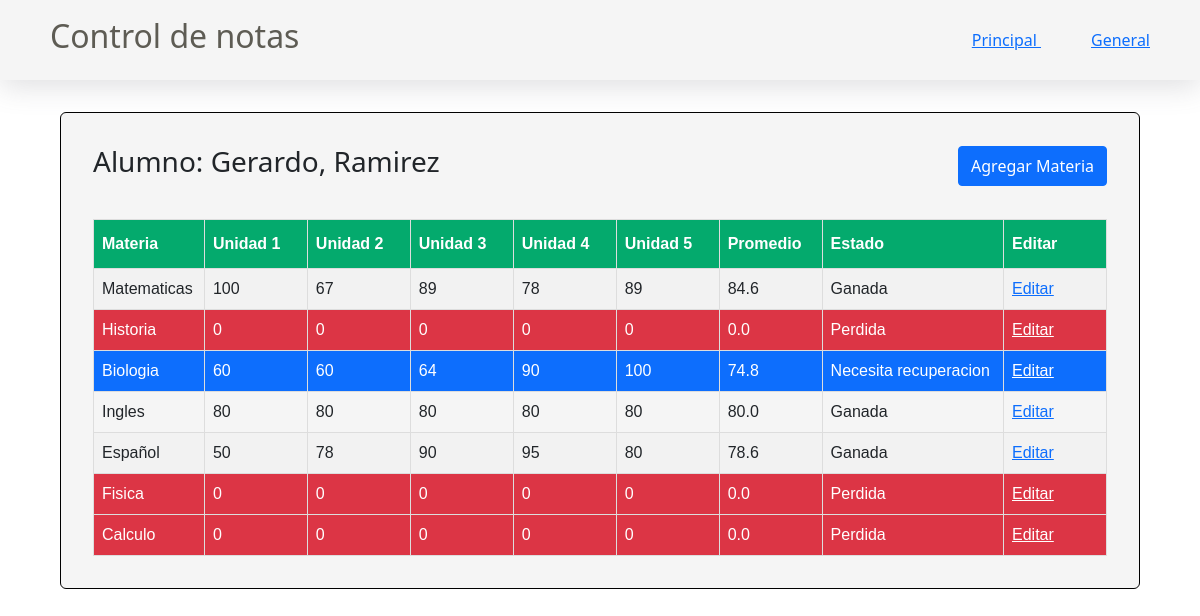
/notes/list/14, run on the app's committed database.
### notes/models.py (models this page shows, shortened)
class Alumno(models.Model):
    first_name = models.CharField(max_length=30)
    last_name = models.CharField(max_length=30)
    control_number = models.IntegerField(default=0)
    def __str__(self):
        return self.first_name + ', ' + self.last_name

class Materias(models.Model):
    MATEMATICAS = 'MT'
    FISICA = 'FS'
    BIOLOGIA = 'BL'
    CALCULO = 'CL'
    ESPANOL = 'ES'
    INGLES = 'EN'
    HISTORIA = 'HS'
    CLASES_TYPE_CHOICES = [
        (MATEMATICAS, 'Matematicas'),
        (FISICA, 'Fisica'),
        (BIOLOGIA, 'Biologia'),
        (CALCULO, 'Calculo'),
        (ESPANOL, 'Español'),
        (INGLES, 'Ingles'),
        (HISTORIA, 'Historia'),
    ]
    clase = models.CharField(max_length=200, choices=CLASES_TYPE_CHOICES, default=MATEMATICAS)
    u1 = models.IntegerField(default=0)
    u2 = models.IntegerField(default=0)
    u3 = models.IntegerField(default=0)
    u4 = models.IntegerField(default=0)
    u5 = models.IntegerField(default=0)
    alumno = models.ForeignKey(Alumno, on_delete=models.CASCADE)

### notes/views.py (the view)
# urls.py: path('', include('notes.urls')),
def notes(request,pk):
    print(f'Buscando datos de usuario con clave: { pk }')
    alumno = Alumno.objects.get(id=pk)
    materias = Materias.objects.all().filter(alumno=alumno)
    result = []
    for item in materias:
        promedio = (item.u1 + item.u2 + item.u3 + item.u4 + item.u5) / 5
        status = 'Necesita recuperacion'
        if promedio >= 75:
            status = 'Ganada'
        elif promedio < 55:
            status = 'Perdida'
        result.append({'clase' : clases[item.clase],'u1' : item.u1, 'u2' : item.u2, 'u3' : item.u3, 'u4' : item.u4, 'u5' : item.u5, 'promedio': promedio, 'status': status, 'id': item.id})
    context = Context({'materias': result, 'name': alumno, 'alumno_id': alumno.id})
    return render(request, 'notes/notes_list.html', context.flatten())

### notes/context_processors.py (called while the page is built)
def alumnos(request):
    alumnos = Alumno.objects.all()
    data = [{'name': alumno, 'id': alumno.id, 'control': alumno.control_number} for alumno in alumnos]
    print(data)
    return {'alumnos': data}

### notes/templates/notes/notes_list.html (shortened to what this page needs)
{% extends 'notes/base.html' %}
{% load static %}
{% block content %}
<div class="title-container">
    <h3>Alumno: {{ name }} </h3>
    <a href="{% url 'notesnew' alumno_id %}"><button class="btn btn-primary">Agregar Materia</button></a>
</div>
<div class='hide-scroll' style="width: 100%; overflow: scroll;">
<table id="printTable">
    <tr>
        <th style="min-width: 100px;">Materia</th>
        <th style="min-width: 100px;">Unidad 1</th>
        <th style="min-width: 100px;">Unidad 2</th>
        <th style="min-width: 100px;">Unidad 3</th>
        <th style="min-width: 100px;">Unidad 4</th>
        <th style="min-width: 100px;">Unidad 5</th>
        <th style="min-width: 100px;">Promedio</th>
        <th style="min-width: 100px;">Estado</th>
        <th style="min-width: 100px;">Editar</th>
    </tr>
    {% for materia in materias %}
        {% if materia.promedio < 55 %}
            <tr style="background-color: #dc3545; color: white;">
        {% elif materia.promedio >= 75%}
            <tr>
        {% else %}
            <tr style="background-color: #0d6efd; color: white;">
        {% endif %}
            <td>{{ materia.clase }}</td>
            <td>{{ materia.u1 }}</td>
            <td>{{ materia.u2 }}</td>
            <td>{{ materia.u3 }}</td>
            <td>{{ materia.u4 }}</td>
            <td>{{ materia.u5 }}</td>
            <td>{{ materia.promedio }}</td>
            <td>{{ materia.status }}</td>
            {% if materia.promedio >= 75 %}
                <td><a href="{% url 'notesedit' materia.id %}">Editar</a></td>
            {% else %}
                <td><a style="color:white;" href="{% url 'notesedit' materia.id %}">Editar</a></td>
            {% endif %}
        </tr>
    {% endfor %}
</table>
</div>
{% endblock %}

### cdn/static/css/style.css (style rules this page uses)
* { margin: 0; padding: 0; }
html { background-color: white; height: 100vh; width: 100vw; font-family: Arial, Helvetica, sans-serif; }
.title-container { display: flex; align-items: center; justify-content: space-between; width: 100%; }
.btn { height: 40px; padding: 5px; font-size: 15px; background-color: seagreen; border: 2px solid rgb(20, 61, 38); border-radius: 10px; color: white; min-width: 120px; }
#printTable { font-family: Arial, Helvetica, sans-serif; border-collapse: collapse; width: 100%; }
#printTable td, #printTable th { border: 1px solid #ddd; padding: 8px; }
#printTable tr:nth-child(even) { background-color: #f2f2f2; }
#printTable th { padding-top: 12px; padding-bottom: 12px; text-align: left; background-color: #04AA6D; color: white; }
.hide-scroll { -ms-overflow-style: none; scrollbar-width: none; }

### data on the page
Alumno: first_name+last_name "Gerardo, Ramirez"
Materias: clase "Matematicas", u1 "100", u2 "67", u3 "89", u4 "78", u5 "89", promedio "84.6", status "Ganada", shows "Editar"
Materias: clase "Biologia", u1 "60", u2 "60", u3 "64", u4 "90", u5 "100", promedio "74.8", status "Necesita recuperacion", shows "Editar"
Materias: clase "Español", u1 "50", u2 "78", u3 "90", u4 "95", u5 "80", promedio "78.6", status "Ganada", shows "Editar"

### other printed values
{{ materia.clase }} "Historia" "Ingles" "Fisica" "Calculo"
{{ materia.u1 }} "0" "80" "0" "0"
{{ materia.u2 }} "0" "80" "0" "0"
{{ materia.u3 }} "0" "80" "0" "0"
{{ materia.u4 }} "0" "80" "0" "0"
{{ materia.u5 }} "0" "80" "0" "0"
{{ materia.promedio }} "0.0" "80.0" "0.0" "0.0"
{{ materia.status }} "Perdida" "Ganada" "Perdida" "Perdida"
